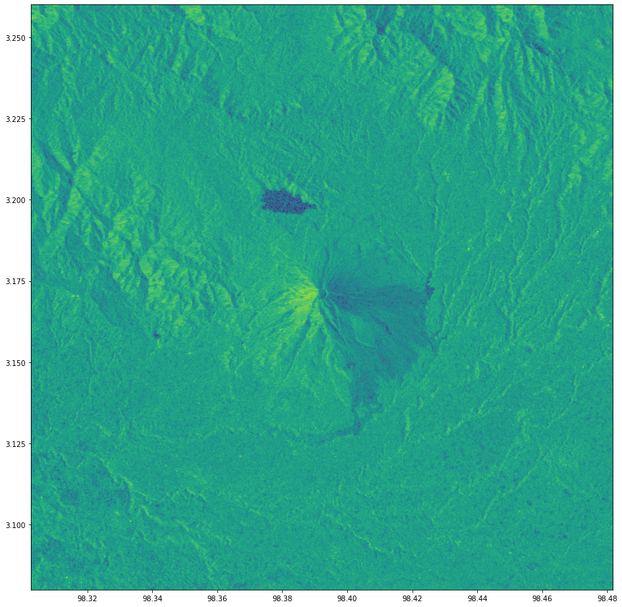
#> input picture sample_images/Sinabung_2019-08-10_261080_22365_aVH.png, 622 x 607 px, shrunk from 867 x 846 before the run
$ jupyter execute --allow-errors volcano_model4.ipynb   (older library calls are emulated)
#> lines starting #> are read from the running program, lines starting #| are printed output that depends on the picture; after the words box and inside, x2 and y2 are one past the last pixel; in counts of white or black regions, pixels touching at a corner belong together
#> further down, new_img is the input picture: shape (607, 622, 4) float32; mean R, G, B, A 0.215, 0.659, 0.566, 1
[cell 1]
# Import relevant libraries
import numpy as np
import os
import matplotlib.pyplot as plt
import matplotlib.patches as patches
from skimage.metrics import structural_similarity as compare_ssim
import cv2
import copy
import pandas as pd
from skimage.feature import hog
from sklearn.decomposition import PCA
from sklearn.svm import SVC
from sklearn.preprocessing import StandardScaler
from sklearn.metrics import classification_report
from sklearn.ensemble import RandomForestClassifier

[cell 2]
# Function for producing differenced image at RGB color channels

def img_diff(orig_image, new_image):
    # Convert images to grayscale
    imageA = copy.deepcopy(orig_image)
    imageB = copy.deepcopy(new_image)
    grayA = cv2.cvtColor(imageA, cv2.COLOR_RGB2GRAY)
    grayB = cv2.cvtColor(imageB, cv2.COLOR_RGB2GRAY)

    # compute the Structural Similarity Index (SSIM) between the two
    # images, ensuring that the difference image is returned
    (score, diff) = compare_ssim(grayA, grayB, full=True)
    diff = (diff * 255).astype("uint8")

    # threshold the difference image, followed by finding contours to
    # obtain the regions of the two input images that differ
    thresh = cv2.threshold(diff, 0, 255, cv2.THRESH_BINARY_INV | cv2.THRESH_OTSU)[1]

    # Display image differences
    f, axarr = plt.subplots(2,2)
    axarr[0,0].imshow(imageA)
    axarr[0,1].imshow(imageB)
    axarr[1,0].imshow(diff)
    axarr[1,1].imshow(thresh)

    # Return the differenced threshold image
    return thresh

[cell 3]
# Create function to crop center of image
def crop_image_center(img, rows, cols):

    # Find starting coordinates of top left corner of center crop
    start_row = (img.shape[0] - rows) // 2
    start_col = (img.shape[1] - cols) // 2

    new_image = copy.deepcopy(img[start_row:start_row+rows, start_col:start_col+cols, :])

    return new_image

[cell 4]
# Create function for HOG features

def get_hog(image_set, orient_count, pix_per_cell):

    # Initialize list for features and sample images
    feat_list = []
    total_img_count = len(image_set)

    # Iterate over images, get HOG features, then stack feature values together
    for z in range(total_img_count):
        orig_im = copy.deepcopy(image_set[z])
        fd, hog_image = hog(orig_im, orientations=orient_count,
                            pixels_per_cell=(pix_per_cell, pix_per_cell),
                            cells_per_block=(2, 2), visualize=True, multichannel=False)
        feat_list.append(fd[np.newaxis, :])

    total_hog = np.vstack(feat_list)

    return total_hog

# Create function to calculate classification accuracy
def get_accuracy(predicted, actual):
    correct_count = 0
    for i in range(len(predicted)):
        if predicted[i]==actual[i]:
            correct_count += 1
    return float(correct_count) / len(predicted)

[cell 5]
# Load images
img_names4 = ['Sinabung_2019-08-10_261080_22365_aVH.png',
              'Sinabung_2019-08-17_261080_22365_aVH.png','Sinabung_2019-08-24_261080_22365_aVH.png',
              'Sinabung_2019-08-31_261080_22365_aVH.png','Sinabung_2019-09-07_261080_22365_aVH.png',
              'Sinabung_2019-09-14_261080_22365_aVH.png','Sinabung_2019-09-21_261080_22365_aVH.png',
              'Sinabung_2019-09-28_261080_22365_aVH.png','Sinabung_2019-10-05_261080_22365_aVH.png',
              'Sinabung_2019-10-12_261080_22365_aVH.png','Sinabung_2019-10-19_261080_22365_aVH.png',
              'Sinabung_2020-08-08_261080_22365_aVH.png','Sinabung_2020-08-15_261080_22365_aVH.png',
              'Sinabung_2020-08-22_261080_22365_aVH.png','Sinabung_2020-08-29_261080_22365_aVH.png',
              'Sinabung_2020-09-05_261080_22365_aVH.png','Sinabung_2020-09-12_261080_22365_aVH.png',
              'Sinabung_2020-09-19_261080_22365_aVH.png','Sinabung_2020-09-26_261080_22365_aVH.png',
              'Sinabung_2020-10-03_261080_22365_aVH.png','Sinabung_2020-10-10_261080_22365_aVH.png',
              'Sinabung_2020-10-17_261080_22365_aVH.png']

img_list4 = []
#> (the rest of this cell did not finish here and is left out)

[cell 6]
# Find minimum rows and columns across images
r_list = []
#> r_list = []
c_list = []

for i in range(len(img_list4)):
    r_list.append(img_list4[i].shape[0])
    c_list.append(img_list4[i].shape[1])
#> this loop made 6 passes
#> after the loop, c_list = [622, 622, 622, 622, 622, 622]; r_list = [607, 607, 607, 607, 607, 607]

min_rows = min(r_list)
#> min_rows = 607
min_cols = min(c_list)
#> min_cols = 622
print(min_rows)
#| 607
print(min_cols)
#| 622
print(max(r_list))
#| 607
print(max(c_list))
#| 622

[cell 7]
# Crop images to get exact same dimensions across dataset
new_im0x = crop_image_center(img_list4[0], min_rows, min_cols)
#> in crop_image_center, `start_row = (img.shape[0] - rows) // 2`: start_row = 0
new_im1x = crop_image_center(img_list4[1], min_rows, min_cols)
new_im2x = crop_image_center(img_list4[2], min_rows, min_cols)
new_im3x = crop_image_center(img_list4[3], min_rows, min_cols)
new_im4x = crop_image_center(img_list4[4], min_rows, min_cols)
new_im5x = crop_image_center(img_list4[5], min_rows, min_cols)
#> (the rest of this cell did not finish here and is left out)

[cell 8]
# Apply the image differencing function
diff_img1x = img_diff(new_im0x, new_im1x)
#> in img_diff, `grayA = cv2.cvtColor(imageA, cv2.COLOR_RGB2GRAY)`:
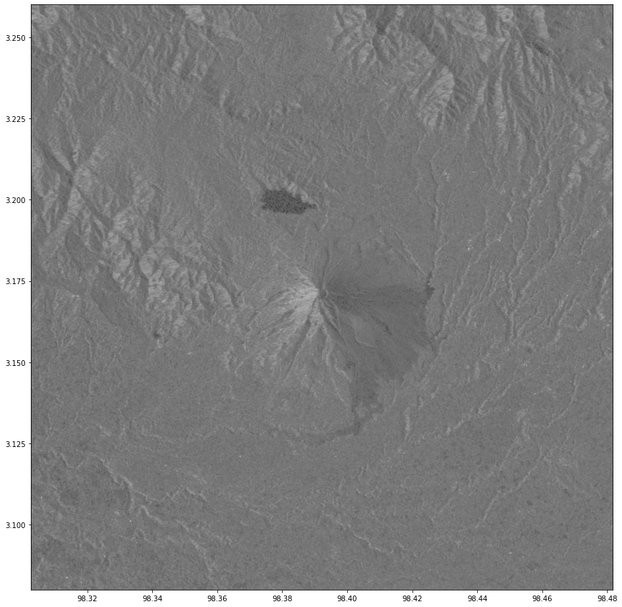
#> grayA: shape (607, 622) float32; min 0.125, max 1, mean 0.516
#> in img_diff, `(score, diff) = compare_ssim(grayA, grayB, full=True)`:
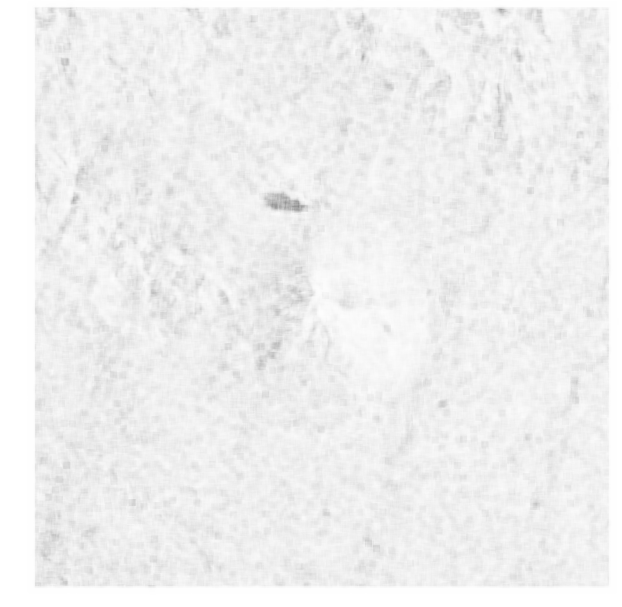
#> diff: shape (607, 622) float32; min 0.546, max 1, mean 0.942
#> in img_diff, `(score, diff) = compare_ssim(grayA, grayB, full=True)`: score = 0.941
#> in img_diff, `thresh = cv2.threshold(diff, 0, 255, cv2.THRESH_BINARY_INV | cv2.THRES..`:
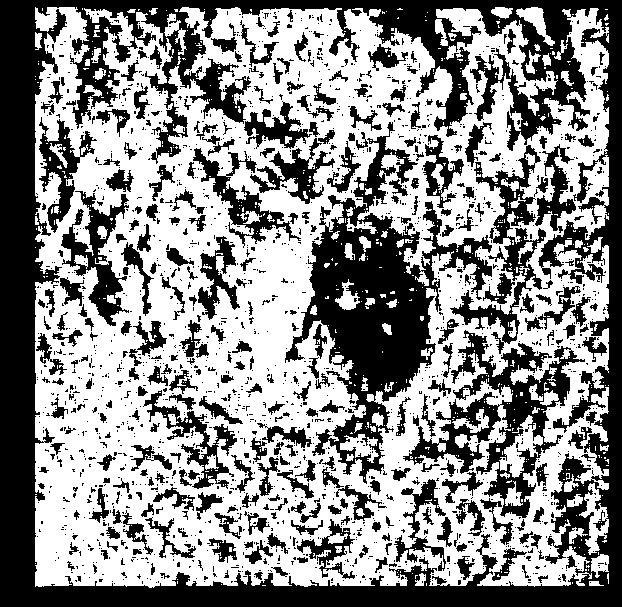
#> thresh: shape (607, 622); 55.6% white; 1897 black regions (1580 under 20 px), largest, box (x1, y1, x2, y2) and area: (0, 0, 622, 607) 77665, (285, 122, 492, 484) 21591, (403, 330, 585, 518) 9210
diff_img2x = img_diff(new_im0x, new_im2x)
#> in img_diff (call 2), `(score, diff) = compare_ssim(grayA, grayB, full=True)`: score = 0.946
#> in img_diff (call 2), `thresh = cv2.threshold(diff, 0, 255, cv2.THRESH_BINARY_INV | cv2.THRES..`:
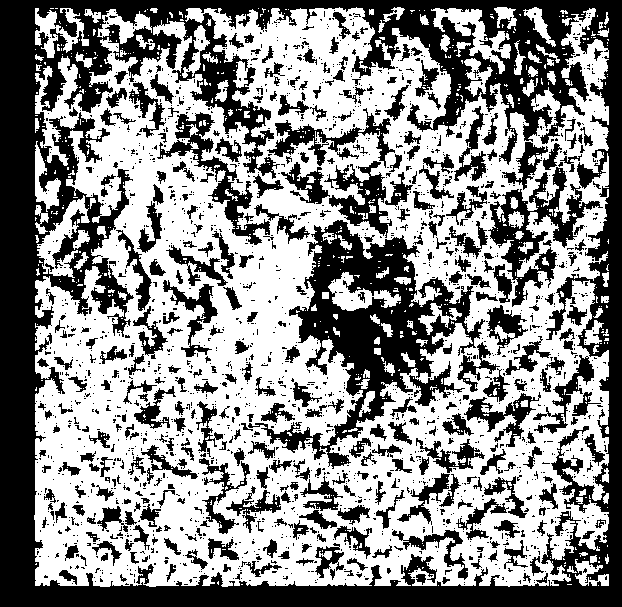
#> thresh: shape (607, 622); 55.3% white; 1981 black regions (1617 under 20 px), largest, box (x1, y1, x2, y2) and area: (0, 0, 622, 607) 88007, (248, 220, 485, 469) 16789, (488, 167, 603, 307) 4507
diff_img3x = img_diff(new_im0x, new_im3x)
#> in img_diff (call 3), `(score, diff) = compare_ssim(grayA, grayB, full=True)`: score = 0.941
#> in img_diff (call 3), `thresh = cv2.threshold(diff, 0, 255, cv2.THRESH_BINARY_INV | cv2.THRES..`:
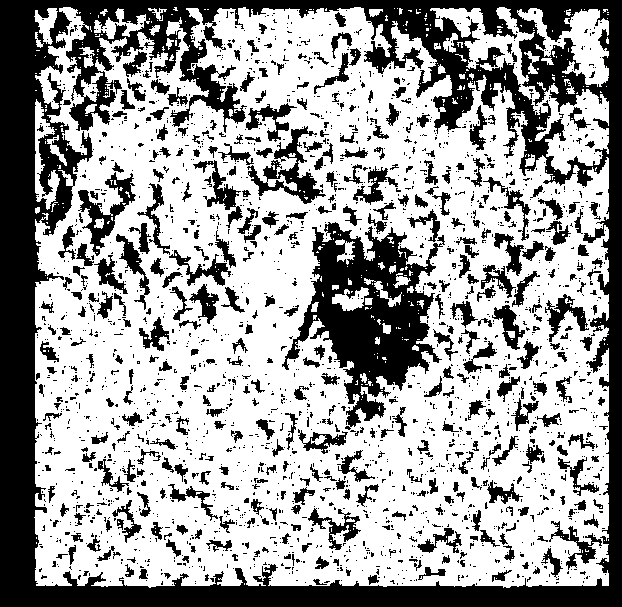
#> thresh: shape (607, 622); 63.2% white; 2259 black regions (1834 under 20 px), largest, box (x1, y1, x2, y2) and area: (0, 0, 622, 607) 75752, (282, 222, 445, 430) 14094, (247, 126, 326, 204) 1795
diff_img4x = img_diff(new_im0x, new_im4x)
#> in img_diff (call 4), `(score, diff) = compare_ssim(grayA, grayB, full=True)`: score = 0.955
#> in img_diff (call 4), `thresh = cv2.threshold(diff, 0, 255, cv2.THRESH_BINARY_INV | cv2.THRES..`:
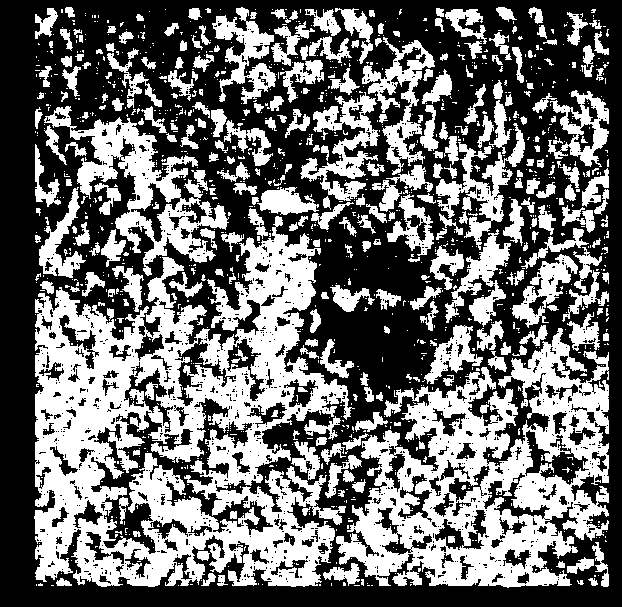
#> thresh: shape (607, 622); 43% white; 1300 white regions (1000 under 20 px), largest, box (x1, y1, x2, y2) and area: (34, 216, 355, 587) 57045, (336, 328, 609, 588) 32790, (44, 106, 229, 276) 8475
diff_img5x = img_diff(new_im0x, new_im5x)
#> in img_diff (call 5), `(score, diff) = compare_ssim(grayA, grayB, full=True)`:
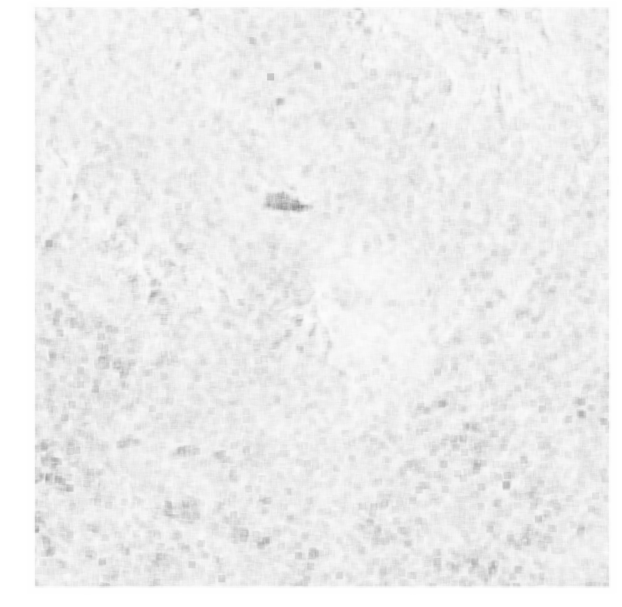
#> diff: shape (607, 622) float32; min 0.549, max 1, mean 0.934
#> in img_diff (call 5), `(score, diff) = compare_ssim(grayA, grayB, full=True)`: score = 0.933
#> in img_diff (call 5), `thresh = cv2.threshold(diff, 0, 255, cv2.THRESH_BINARY_INV | cv2.THRES..`:
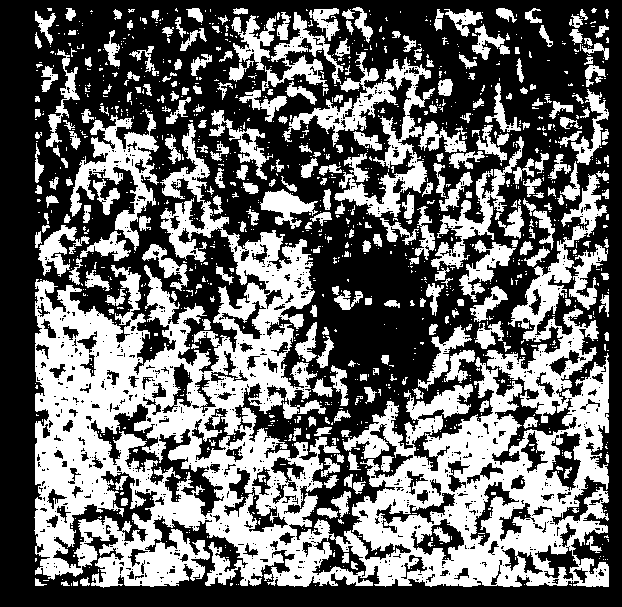
#> thresh: shape (607, 622); 41.2% white; 1336 white regions (1051 under 20 px), largest, box (x1, y1, x2, y2) and area: (34, 123, 609, 588) 98870, (334, 57, 435, 217) 4118, (70, 109, 159, 251) 4081
